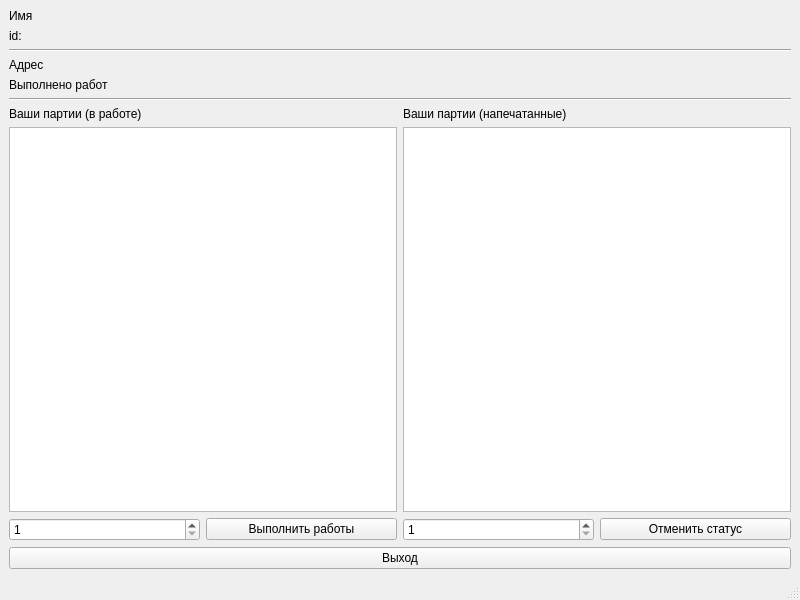
<?xml version="1.0" encoding="UTF-8"?>
<ui version="4.0">
 <class>PrintCenterManagerView</class>
 <widget class="QMainWindow" name="PrintCenterManagerView">
  <property name="geometry">
   <rect>
    <x>0</x>
    <y>0</y>
    <width>800</width>
    <height>600</height>
   </rect>
  </property>
  <property name="windowTitle">
   <string>Zilberman Publisher</string>
  </property>
  <property name="windowIcon">
   <iconset resource="../Icons.qrc">
    <normaloff>:/Icons/MainIcon/Resources/MainIcons/free-icon-book-4341050.png</normaloff>:/Icons/MainIcon/Resources/MainIcons/free-icon-book-4341050.png</iconset>
  </property>
  <widget class="QWidget" name="centralwidget">
   <layout class="QVBoxLayout" name="verticalLayout_7">
    <item>
     <layout class="QVBoxLayout" name="verticalLayout_3">
      <item>
       <layout class="QVBoxLayout" name="verticalLayout_4">
        <item>
         <widget class="QLabel" name="name_lable">
          <property name="text">
           <string>Имя</string>
          </property>
         </widget>
        </item>
        <item>
         <layout class="QHBoxLayout" name="horizontalLayout_2">
          <item>
           <widget class="QLabel" name="id_lable">
            <property name="text">
             <string>id: </string>
            </property>
           </widget>
          </item>
         </layout>
        </item>
       </layout>
      </item>
      <item>
       <widget class="Line" name="line">
        <property name="orientation">
         <enum>Qt::Horizontal</enum>
        </property>
       </widget>
      </item>
      <item>
       <widget class="QLabel" name="address_lable">
        <property name="text">
         <string>Адрес</string>
        </property>
       </widget>
      </item>
      <item>
       <widget class="QLabel" name="order_count_lable">
        <property name="text">
         <string>Выполнено работ</string>
        </property>
       </widget>
      </item>
     </layout>
    </item>
    <item>
     <widget class="Line" name="line_2">
      <property name="orientation">
       <enum>Qt::Horizontal</enum>
      </property>
     </widget>
    </item>
    <item>
     <layout class="QHBoxLayout" name="horizontalLayout_4">
      <item>
       <layout class="QVBoxLayout" name="verticalLayout_2">
        <item>
         <layout class="QVBoxLayout" name="verticalLayout">
          <item>
           <widget class="QLabel" name="label">
            <property name="text">
             <string>Ваши партии (в работе)</string>
            </property>
           </widget>
          </item>
          <item>
           <widget class="QTableWidget" name="on_work_table"/>
          </item>
         </layout>
        </item>
        <item>
         <layout class="QHBoxLayout" name="horizontalLayout">
          <item>
           <widget class="QSpinBox" name="start_box">
            <property name="minimum">
             <number>1</number>
            </property>
            <property name="maximum">
             <number>1000000</number>
            </property>
           </widget>
          </item>
          <item>
           <widget class="QPushButton" name="start_work">
            <property name="text">
             <string>Выполнить работы</string>
            </property>
           </widget>
          </item>
         </layout>
        </item>
       </layout>
      </item>
      <item>
       <layout class="QVBoxLayout" name="verticalLayout_5">
        <item>
         <layout class="QVBoxLayout" name="verticalLayout_6">
          <item>
           <widget class="QLabel" name="label_4">
            <property name="text">
             <string>Ваши партии (напечатанные)</string>
            </property>
           </widget>
          </item>
          <item>
           <widget class="QTableWidget" name="ready_table"/>
          </item>
         </layout>
        </item>
        <item>
         <layout class="QHBoxLayout" name="horizontalLayout_3">
          <item>
           <widget class="QSpinBox" name="deny_box">
            <property name="minimum">
             <number>1</number>
            </property>
            <property name="maximum">
             <number>1000000</number>
            </property>
           </widget>
          </item>
          <item>
           <widget class="QPushButton" name="deny_work">
            <property name="text">
             <string>Отменить статус</string>
            </property>
           </widget>
          </item>
         </layout>
        </item>
       </layout>
      </item>
     </layout>
    </item>
    <item>
     <widget class="QPushButton" name="exit">
      <property name="text">
       <string>Выход</string>
      </property>
     </widget>
    </item>
   </layout>
  </widget>
  <widget class="QMenuBar" name="menubar">
   <property name="geometry">
    <rect>
     <x>0</x>
     <y>0</y>
     <width>800</width>
     <height>25</height>
    </rect>
   </property>
  </widget>
  <widget class="QStatusBar" name="statusbar"/>
 </widget>
 <resources>
  <include location="../Icons.qrc"/>
 </resources>
 <connections/>
</ui>
